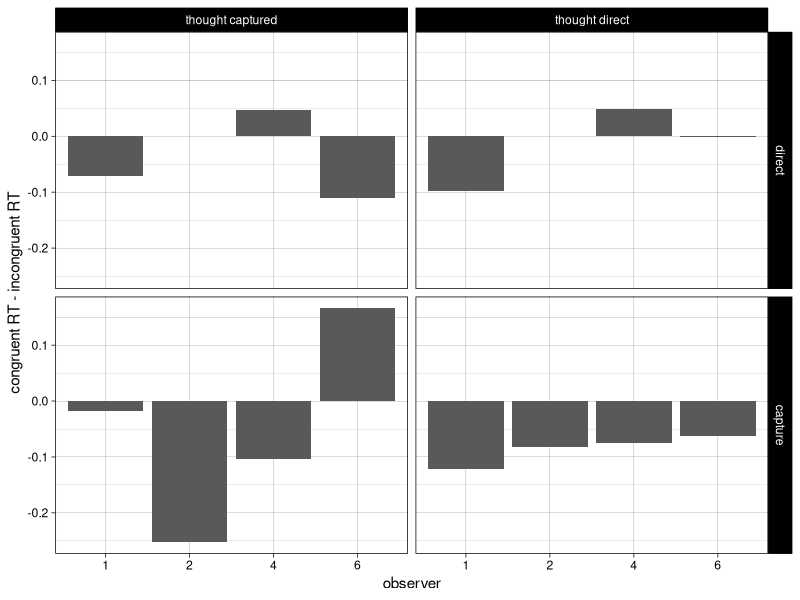

Here is the R script that generated this plot: (Note: this script raises an error after producing the figure.)
library(ggplot2)
library(lme4)
library(car)
library(dplyr)
fDat = read.csv("fixations.csv")
rDat = read.csv("responses.csv")
fDat$observer = as.factor(fDat$observer)
rDat$pathLength = 0
rDat$nFix = 0

for (tr in 1:nrow(rDat))
{
	fix = fDat[which((fDat$trial==rDat$trial[tr]) & (fDat$observer==rDat$observer[tr])),]
	rDat$nFix[tr] = nrow(fix)
	if (nrow(fix)>1)
	{
		amp = sqrt((fix$x[1])^2+(fix$y[1])^2)
		for (f in 2:nrow(fix))
		{
			amp = sqrt((fix$x[f]-fix$x[f-1])^2+(fix$y[f]-fix$y[f-1])^2)
			rDat$pathLength[tr] = rDat$pathLength[tr] + amp
		}
		rm(amp)
	}
	else
	{
		rDat$pathLength[tr] = NaN
	}
}

rDat$congC = as.numeric(rDat$tc == rDat$dc)
rDat$congC[which(rDat$dc==0)] = 2
rDat$congC = as.factor(rDat$congC)
levels(rDat$congC) = c('incongruent', 'congruent', 'no distracter')

# remove incorrect trials, and trials with NA pathlength
dat = filter(rDat, targDiscrim==1, is.finite(pathLength))

# now classify by pathlength


dat$pathLength = dat$pathLength/256
dat$captured = (abs(dat$pathLength - 1) > 0.2)
dat$observer = as.factor(dat$observer)

#  remove some outliers - for now, worst 1% of data
# dat = filter(dat, RT<= quantile(dat$RT, 0.99))
dat = filter(dat, RT >= 0.150, RT <= 3)


dat$captured = as.factor(dat$captured)
levels(dat$captured) = c("direct", "capture")
dat$thoughtNoAttCap = as.factor(dat$thoughtNoAttCap)
levels(dat$thoughtNoAttCap) = c("thought captured", "thought direct")

adat = aggregate(RT ~observer+captured+congC+thoughtNoAttCap, filter(dat,congC!="no distracter"), "median")
icdat = select(filter(adat, congC=="incongruent"), observer, captured, thoughtNoAttCap, RT)
names(icdat)[4] = "incongruent_RT"
ccdat = select(filter(adat, congC=="congruent"), observer, captured, thoughtNoAttCap, RT)
names(ccdat)[4] = "congruent_RT"
compDat = merge(ccdat, icdat)
rm(icdat, ccdat)
compDat$RT_diff = compDat$congruent_RT - compDat$incongruent_RT

cmpPlot = ggplot(compDat, aes(x=observer, y=RT_diff))+geom_bar(stat="identity")
cmpPlot = cmpPlot + facet_grid(captured~thoughtNoAttCap)
cmpPlot = cmpPlot + theme_linedraw()
cmpPlot = cmpPlot + scale_y_continuous(name="congruent RT - incongruent RT")
ggsave("rt2.pdf")

adat2  = (dat 
		%>% group_by(observer, captured, congC, thoughtNoAttCap) 
		%>% summarise(
			medianRT=median(RT)))


summary(lm(medianRT ~ captured * congC * thoughtNoAttCap, adat2))


plt = ggplot(adat2, aes(x=congC, y=meanRT, ymax=meanRT+1.96*stder, ymin=meanRT-1.96*stder))
plt = plt + geom_point() + geom_errorbar() + geom_path()
plt = plt + facet_grid(captured~thoughtNoAttCap)
plt

plt = ggplot(adat, aes(x=thoughtNoAttCap, y=RT, fill=congC)) 
plt = plt + geom_boxplot() + facet_grid(.~captured)
plt



model <- lmer(RT ~ congC + captured + thoughtNoAttCap + (thoughtNoAttCap + congC + captured | observer), data=filter(dat, congC!="no distracter"))

model <- lmer(
	log(RT) ~ congC * captured * thoughtNoAttCap -
	congC:captured:thoughtNoAttCap +
	 (thoughtNoAttCap + congC + captured | observer), dat)